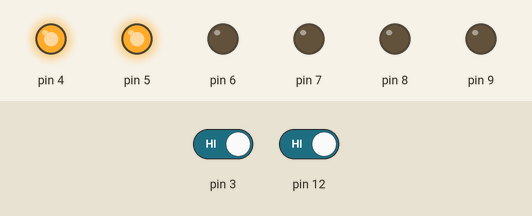
Simulated run of this sketch. Board: Arduino Uno, built with avr-gcc and run on an emulated ATmega328P. On the bench: output pins drawn as LEDs (lit = HIGH). Dashed ring = blinking. The inputs (shaded band) are chosen by the test bench; at power-on: pin 12 HIGH, pin 3 HIGH. What the sketch prints to the serial monitor is not drawn.

Above: at 1.2 s.
1.3 s: pin 12 driven LOW
At 2.0 s:
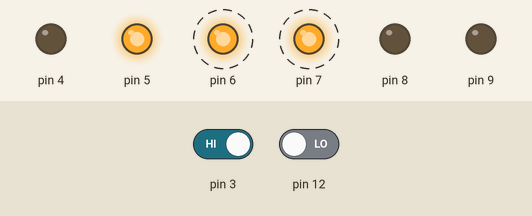
4.3 s: pin 3 driven LOW
At 5.2 s:
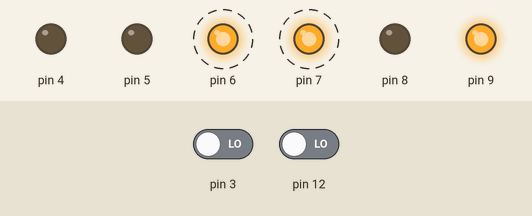
7.3 s: pin 12 driven HIGH
At 8.3 s:
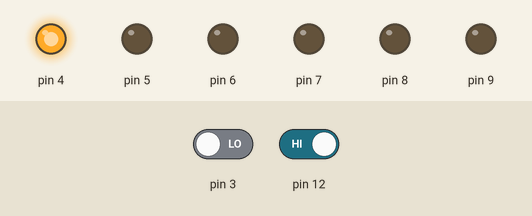
8.8 s: pin 12 driven LOW
At 9.1 s:
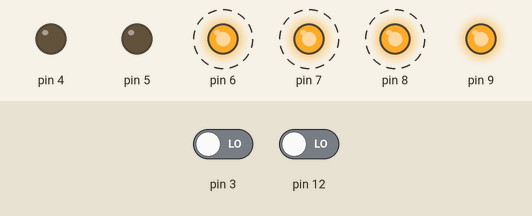
11.8 s: pin 12 driven HIGH
At 12.8 s:
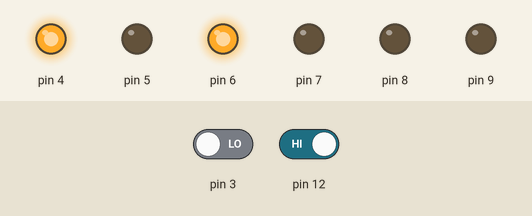
13.3 s: pin 3 driven HIGH
At 13.9 s:
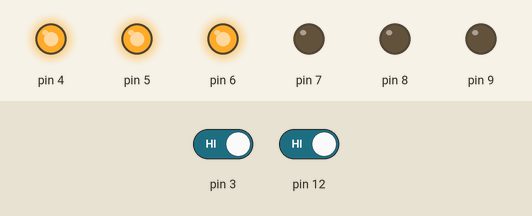
Timing chart, 0 to 15.8 s (numbered marks = the images above; inputs shaded):
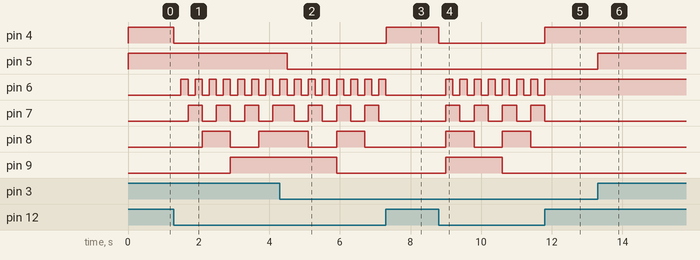

Measured:
- after the input at 1.3 s, pin 4: HIGH → LOW at once; pin 6: alternates HIGH for 0.20 s and LOW for 0.20 s, starting after 0.20 s; pin 7: alternates HIGH for 0.40 s and LOW for 0.40 s, starting after 0.40 s; pin 8: LOW → HIGH after 0.80 s, → LOW 0.80 s later, → HIGH 0.80 s later; pin 9: LOW → HIGH after 1.6 s
- after the input at 4.3 s, pin 5: HIGH → LOW after 0.20 s
- after the input at 7.3 s, pin 4: LOW → HIGH at once; pin 6: goes on until 7.3 s, then stays LOW; pin 7: stops changing and stays LOW; pin 8, pin 9: stays LOW (without the input it goes to HIGH after 0.21 s)
- after the input at 8.8 s, pin 4: HIGH → LOW at once; pin 6: alternates HIGH for 0.20 s and LOW for 0.20 s, starting after 0.20 s; pin 7: alternates HIGH for 0.40 s and LOW for 0.40 s, starting after 0.20 s; pin 8: alternates HIGH for 0.80 s and LOW for 0.80 s, starting after 0.20 s; pin 9: LOW → HIGH after 0.20 s, → LOW 1.6 s later
- after the input at 11.8 s, pin 4: LOW → HIGH at once; pin 6: goes on until 11.8 s, then stays HIGH; pin 7: goes on until 11.8 s, then stays LOW; pin 8, pin 9: stays LOW (without the input it goes to HIGH after 0.40 s)
- after the input at 13.3 s, pin 5: LOW → HIGH at once

The sketch:

LAB1.ino
```cpp
int Pin4=0;
int Pin5=0;
int lastPin4=0;
int counter4=0;
int Lastcounter=0;
int Button2=0;
// the setup function runs once when you press reset or power the board
void setup() {
  // initialize digital pin LED_BUILTIN as an output.
  Serial.begin(9600);
  pinMode(12, INPUT);
  pinMode(3, INPUT);
  pinMode(4, OUTPUT);
  pinMode(5, OUTPUT);
  pinMode(6, OUTPUT);
  pinMode(7, OUTPUT);
  pinMode(8, OUTPUT);
  pinMode(9, OUTPUT);

  attachInterrupt(1, Button, FALLING);
}

// the loop function runs over and over again forever
void loop() {
  Pin4=digitalRead(12);
  Pin5=digitalRead(3);
  digitalWrite(4, Pin4);   // turn the LED on (HIGH is the voltage level)
  digitalWrite(5, Pin5);    // turn the LED off by making the voltage LOW
 if (Button2==0) {
    Button2=0;
    if (Pin4==LOW){
      delay(200);
      counter4++;

    }
    if (counter4!=Lastcounter){
      if (counter4%2>=1){
        digitalWrite(6, HIGH);
      }
      else {
        digitalWrite(6, LOW);
      }
      if ((counter4/2)%2>=1) {
        digitalWrite(7, HIGH);
      }
      else {
        digitalWrite(7, LOW);
      }
      if ((counter4/4)%2>=1) {
        digitalWrite(8, HIGH);
      }
      else {
        digitalWrite(8, LOW);
      }
      if ((counter4/8)%2>=1) {
        digitalWrite(9, HIGH);
      }
      else {
        digitalWrite(9, LOW);
      }
      if (counter4>=16){
        counter4=0;
      }

      Lastcounter=counter4;
      Serial.print(counter4);
    }
  }
   if (Button2==1) {
    Button2=1;
    if (Pin4==LOW){
      delay(200);
      counter4--;

    }
    if (counter4!=Lastcounter){
      if (counter4%2>=1){
        digitalWrite(6, HIGH);
      }
      else {
        digitalWrite(6, LOW);
      }
      if ((counter4/2)%2>=1) {
        digitalWrite(7, HIGH);
      }
      else {
        digitalWrite(7, LOW);
      }
      if ((counter4/4)%2>=1) {
        digitalWrite(8, HIGH);
      }
      else {
        digitalWrite(8, LOW);
      }
      if ((counter4/8)%2>=1) {
        digitalWrite(9, HIGH);
      }
      else {
        digitalWrite(9, LOW);
      }
      if (counter4<=0){
        counter4=16;
      }

      Lastcounter=counter4;
      Serial.print(counter4);
    }
  }
}

void Button() {
  for (int i=1000; i--; i<1) { // a time-killing loop
 }
  if (Button2==0){
    Button2=1;
  }
  else {
    Button2=0;
  }
}
```
